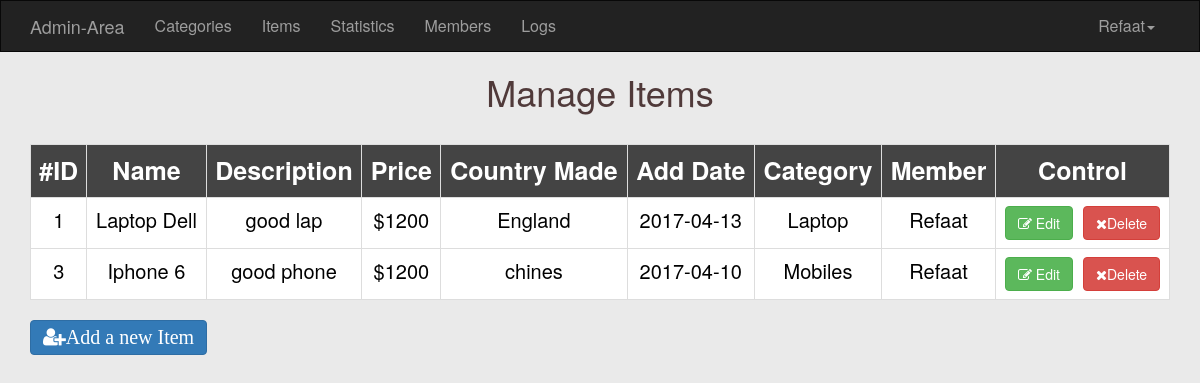
The page /Admin/Items.php (signed in) on the database its author committed.
### tables this page shows
CREATE TABLE IF NOT EXISTS `items` (
  `ItemID` int(11) NOT NULL AUTO_INCREMENT,
  `Name` varchar(255) NOT NULL,
  `Description` text NOT NULL,
  `Price` varchar(255) NOT NULL,
  `Add_Date` date NOT NULL,
  `Country_Made` varchar(255) NOT NULL,
  `Status` varchar(255) NOT NULL,
  `Cat_ID` int(11) NOT NULL,
  `Member_ID` int(11) NOT NULL,
  PRIMARY KEY (`ItemID`),
  KEY `con3` (`Member_ID`),
  KEY `const1` (`Cat_ID`)
);

CREATE TABLE IF NOT EXISTS `categories` (
  `ID` int(11) NOT NULL AUTO_INCREMENT,
  `Name` varchar(255) NOT NULL,
  `Description` text NOT NULL,
  PRIMARY KEY (`ID`)
);

### Admin/Items.php (the view, shortened to what this page needs)
<?php
    if(isset($_SESSION['username']))
    {
     include "init.php";
        $do = isset($_GET['do']) ? $_GET['do'] : 'manage';
        if($do == "manage")
        {
            $stmt=$con->prepare("SELECT
                                items.* , categories.Name AS category_Name , adminusers.UserName
                                FROM items
                                INNER JOIN categories ON categories.ID = items.Cat_ID
                                INNER JOIN adminusers ON adminusers.UserID = items.Member_ID");
            $stmt->execute();
            $rows = $stmt->fetchAll();
    ?>
    <h1 class="text-center">Manage Items</h1><br>
        <div class="container">
            <div class="table-responsive">
                <table class="main-table text-center table table-bordered">
                    <tr>
                        <th>#ID</th>
                        <th>Name</th>
                        <th>Description</th>
                        <th>Price</th>
                        <th>Country Made</th>
                        <th>Add Date</th>
                        <th>Category</th>
                        <th>Member</th>
                        <th>Control</th>
                    </tr>
                    <?php
                    foreach($rows as $row)
                    {
                        echo "<tr>";
                        echo "<td>" .$row['ItemID']."</td>";
                        echo "<td>" .$row['Name']."</td>";
                        echo "<td>" .$row['Description']."</td>";
                        echo "<td>" .$row['Price']."</td>";
                        echo "<td>" .$row['Country_Made']."</td>";
                        echo "<td>" .$row['Add_Date']."</td>";
                        echo "<td>" .$row['category_Name']."</td>";
                        echo "<td>" .$row['UserName']."</td>";
                        echo "<td>";
                        echo "<a href='Items.php?do=edit&Item_Id=".$row['ItemID']."'class='EditBtn btn btn-success'><i class ='fa fa-edit'></i>
                        Edit</a>";
                        echo "<a href='Items.php?do=delete&Item_Id=".$row['ItemID']."' class='btn btn-danger confirm'><i class ='fa fa-close'></i>Delete</a>";
                        echo "</td>";
                        echo "</tr>";
                    }
                    ?>
                </table>
            </div>
                      <a href='Items.php?do=add' class="btn btn-primary"><li class="AddBtn fa fa-user-plus">Add a new Item</li></a>
        </div>
        <?php
        }
}
  else
    {
        header('Location:index.php');
        exit();
    }
include $tpl . "footer.php";
?>

### Admin/Layout/css/backend.css (style rules this page uses)
body { background-color: #EAEAEA; font-size: 16px; }
.text-center { color: #503a3a; }
.main-table th { text-align: center; color: #FFF; background-color: #444; font-size: 25px; }
.main-table td { text-align: center; color: black; background-color: #FFF; font-size: 20px; }
.EditBtn { margin-right: 10px; }
.AddBtn { font-size: 20px; }

### rows shown on the page
items: ItemID "1", Name "Laptop Dell", Description "good lap", Price "$1200", Country_Made "England", Add_Date "2017-04-13", Cat_ID.Name "Laptop", Member_ID.Username "Refaat"
items: ItemID "3", Name "Iphone 6", Description "good phone", Price "$1200", Country_Made "chines", Add_Date "2017-04-10", Cat_ID.Name "Mobiles", Member_ID.Username "Refaat"

### other values the page prints
lang("Home-Admin") "Admin-Area"
lang('Categories') "Categories"
lang('ITEMS') "Items"
lang('Statistics') "Statistics"
lang('Members') "Members"
lang('Logs') "Logs"
$_SESSION['username'] "Refaat"
